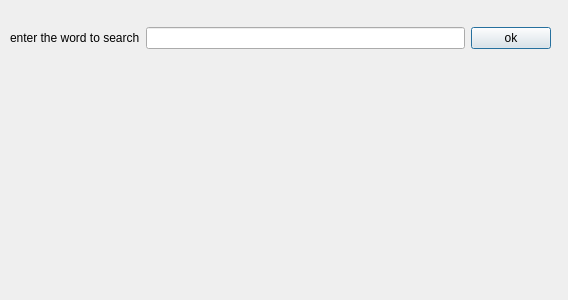
<?xml version="1.0" encoding="UTF-8"?>
<ui version="4.0">
 <class>search_word</class>
 <widget class="QDialog" name="search_word">
  <property name="geometry">
   <rect>
    <x>0</x>
    <y>0</y>
    <width>568</width>
    <height>300</height>
   </rect>
  </property>
  <property name="windowTitle">
   <string>Dialog</string>
  </property>
  <widget class="QLabel" name="label_2">
   <property name="geometry">
    <rect>
     <x>20</x>
     <y>90</y>
     <width>301</width>
     <height>16</height>
    </rect>
   </property>
   <property name="text">
    <string/>
   </property>
  </widget>
  <widget class="QWidget" name="">
   <property name="geometry">
    <rect>
     <x>10</x>
     <y>10</y>
     <width>541</width>
     <height>56</height>
    </rect>
   </property>
   <layout class="QGridLayout" name="gridLayout">
    <item row="0" column="0" rowspan="2">
     <layout class="QHBoxLayout" name="horizontalLayout">
      <item>
       <widget class="QLabel" name="label">
        <property name="text">
         <string>enter the word to search</string>
        </property>
       </widget>
      </item>
      <item>
       <widget class="QLineEdit" name="lineEdit"/>
      </item>
     </layout>
    </item>
    <item row="0" column="1" rowspan="2">
     <widget class="QPushButton" name="pushButton">
      <property name="text">
       <string>ok</string>
      </property>
     </widget>
    </item>
   </layout>
  </widget>
 </widget>
 <resources/>
 <connections/>
</ui>
